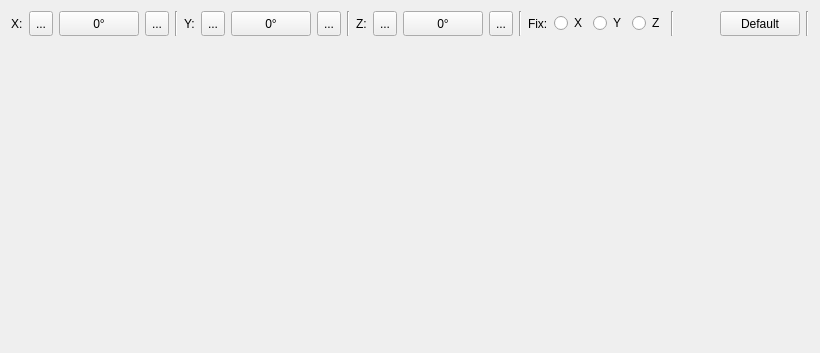
           <widget class="QWidget" name="tab3">
            <attribute name="title">
             <string>3D</string>
            </attribute>
            <layout class="QGridLayout" name="gridLayout_14">
             <item row="0" column="0">
              <layout class="QHBoxLayout" name="horizontalLayout_2">
               <property name="sizeConstraint">
                <enum>QLayout::SetMinimumSize</enum>
               </property>
               <item>
                <widget class="QLabel" name="label_18">
                 <property name="sizePolicy">
                  <sizepolicy hsizetype="Preferred" vsizetype="Minimum">
                   <horstretch>0</horstretch>
                   <verstretch>0</verstretch>
                  </sizepolicy>
                 </property>
                 <property name="minimumSize">
                  <size>
                   <width>0</width>
                   <height>25</height>
                  </size>
                 </property>
                 <property name="text">
                  <string>X:</string>
                 </property>
                </widget>
               </item>
               <item>
                <widget class="QToolButton" name="posAngleXm">
                 <property name="minimumSize">
                  <size>
                   <width>0</width>
                   <height>25</height>
                  </size>
                 </property>
                 <property name="text">
                  <string>...</string>
                 </property>
                 <property name="icon">
                  <iconset resource="../CNC-Qt.qrc">
                   <normaloff>:/images/undo.png</normaloff>:/images/undo.png</iconset>
                 </property>
                 <property name="autoRepeat">
                  <bool>true</bool>
                 </property>
                </widget>
               </item>
               <item>
                <widget class="QPushButton" name="posAngleX">
                 <property name="minimumSize">
                  <size>
                   <width>60</width>
                   <height>25</height>
                  </size>
                 </property>
                 <property name="autoFillBackground">
                  <bool>true</bool>
                 </property>
                 <property name="text">
                  <string>0°</string>
                 </property>
                 <property name="flat">
                  <bool>false</bool>
                 </property>
                </widget>
               </item>
               <item>
                <widget class="QToolButton" name="posAngleXp">
                 <property name="minimumSize">
                  <size>
                   <width>0</width>
                   <height>25</height>
                  </size>
                 </property>
                 <property name="text">
                  <string>...</string>
                 </property>
                 <property name="icon">
                  <iconset resource="../CNC-Qt.qrc">
                   <normaloff>:/images/redo.png</normaloff>:/images/redo.png</iconset>
                 </property>
                 <property name="autoRepeat">
                  <bool>true</bool>
                 </property>
                </widget>
               </item>
               <item>
                <widget class="Line" name="line">
                 <property name="orientation">
                  <enum>Qt::Vertical</enum>
                 </property>
                </widget>
               </item>
               <item>
                <widget class="QLabel" name="label_20">
                 <property name="sizePolicy">
                  <sizepolicy hsizetype="Preferred" vsizetype="Minimum">
                   <horstretch>0</horstretch>
                   <verstretch>0</verstretch>
                  </sizepolicy>
                 </property>
                 <property name="minimumSize">
                  <size>
                   <width>0</width>
                   <height>25</height>
                  </size>
                 </property>
                 <property name="text">
                  <string>Y:</string>
                 </property>
                </widget>
               </item>
               <item>
                <widget class="QToolButton" name="posAngleYm">
                 <property name="minimumSize">
                  <size>
                   <width>0</width>
                   <height>25</height>
                  </size>
                 </property>
                 <property name="text">
                  <string>...</string>
                 </property>
                 <property name="icon">
                  <iconset resource="../CNC-Qt.qrc">
                   <normaloff>:/images/undo.png</normaloff>:/images/undo.png</iconset>
                 </property>
                 <property name="autoRepeat">
                  <bool>true</bool>
                 </property>
                </widget>
               </item>
               <item>
                <widget class="QPushButton" name="posAngleY">
                 <property name="minimumSize">
                  <size>
                   <width>60</width>
                   <height>25</height>
                  </size>
                 </property>
                 <property name="font">
                  <font>
                   <kerning>true</kerning>
                  </font>
                 </property>
                 <property name="autoFillBackground">
                  <bool>true</bool>
                 </property>
                 <property name="text">
                  <string>0°</string>
                 </property>
                 <property name="flat">
                  <bool>false</bool>
                 </property>
                </widget>
               </item>
               <item>
                <widget class="QToolButton" name="posAngleYp">
                 <property name="minimumSize">
                  <size>
                   <width>0</width>
                   <height>25</height>
                  </size>
                 </property>
                 <property name="text">
                  <string>...</string>
                 </property>
                 <property name="icon">
                  <iconset resource="../CNC-Qt.qrc">
                   <normaloff>:/images/redo.png</normaloff>:/images/redo.png</iconset>
                 </property>
                 <property name="autoRepeat">
                  <bool>true</bool>
                 </property>
                </widget>
               </item>
               <item>
                <widget class="Line" name="line_2">
                 <property name="orientation">
                  <enum>Qt::Vertical</enum>
                 </property>
                </widget>
               </item>
               <item>
                <widget class="QLabel" name="label_22">
                 <property name="sizePolicy">
                  <sizepolicy hsizetype="Preferred" vsizetype="Minimum">
                   <horstretch>0</horstretch>
                   <verstretch>0</verstretch>
                  </sizepolicy>
                 </property>
                 <property name="minimumSize">
                  <size>
                   <width>0</width>
                   <height>25</height>
                  </size>
                 </property>
                 <property name="text">
                  <string>Z:</string>
                 </property>
                </widget>
               </item>
               <item>
                <widget class="QToolButton" name="posAngleZm">
                 <property name="minimumSize">
                  <size>
                   <width>0</width>
                   <height>25</height>
                  </size>
                 </property>
                 <property name="text">
                  <string>...</string>
                 </property>
                 <property name="icon">
                  <iconset resource="../CNC-Qt.qrc">
                   <normaloff>:/images/undo.png</normaloff>:/images/undo.png</iconset>
                 </property>
                 <property name="autoRepeat">
                  <bool>true</bool>
                 </property>
                </widget>
               </item>
               <item>
                <widget class="QPushButton" name="posAngleZ">
                 <property name="minimumSize">
                  <size>
                   <width>60</width>
                   <height>25</height>
                  </size>
                 </property>
                 <property name="autoFillBackground">
                  <bool>true</bool>
                 </property>
                 <property name="text">
                  <string>0°</string>
                 </property>
                 <property name="flat">
                  <bool>false</bool>
                 </property>
                </widget>
               </item>
               <item>
                <widget class="QToolButton" name="posAngleZp">
                 <property name="minimumSize">
                  <size>
                   <width>0</width>
                   <height>25</height>
                  </size>
                 </property>
                 <property name="text">
                  <string>...</string>
                 </property>
                 <property name="icon">
                  <iconset resource="../CNC-Qt.qrc">
                   <normaloff>:/images/redo.png</normaloff>:/images/redo.png</iconset>
                 </property>
                 <property name="autoRepeat">
                  <bool>true</bool>
                 </property>
                </widget>
               </item>
               <item>
                <widget class="Line" name="line_3">
                 <property name="orientation">
                  <enum>Qt::Vertical</enum>
                 </property>
                </widget>
               </item>
               <item>
                <widget class="QLabel" name="labelFix">
                 <property name="text">
                  <string>Fix:</string>
                 </property>
                </widget>
               </item>
               <item>
                <widget class="QRadioButton" name="radioFixX">
                 <property name="text">
                  <string>X</string>
                 </property>
                </widget>
               </item>
               <item>
                <widget class="QRadioButton" name="radioFixY">
                 <property name="text">
                  <string>Y</string>
                 </property>
                </widget>
               </item>
               <item>
                <widget class="QRadioButton" name="radioFixZ">
                 <property name="text">
                  <string>Z</string>
                 </property>
                </widget>
               </item>
               <item>
                <widget class="Line" name="line_6">
                 <property name="orientation">
                  <enum>Qt::Vertical</enum>
                 </property>
                </widget>
               </item>
               <item>
                <spacer name="horizontalSpacer_2">
                 <property name="orientation">
                  <enum>Qt::Horizontal</enum>
                 </property>
                 <property name="sizeHint" stdset="0">
                  <size>
                   <width>40</width>
                   <height>20</height>
                  </size>
                 </property>
                </spacer>
               </item>
               <item>
                <widget class="QPushButton" name="pushDefaultPreview">
                 <property name="minimumSize">
                  <size>
                   <width>75</width>
                   <height>25</height>
                  </size>
                 </property>
                 <property name="text">
                  <string>Default</string>
                 </property>
                </widget>
               </item>
               <item>
                <widget class="Line" name="line_5">
                 <property name="orientation">
                  <enum>Qt::Vertical</enum>
                 </property>
                </widget>
               </item>
              </layout>
             </item>
             <item row="1" column="0">
              <layout class="QGridLayout" name="OpenGL_preview">
               <property name="sizeConstraint">
                <enum>QLayout::SetMaximumSize</enum>
               </property>
               <item row="0" column="0">
                <widget class="QScrollArea" name="scrollArea">
                 <property name="minimumSize">
                  <size>
                   <width>400</width>
                   <height>300</height>
                  </size>
                 </property>
                 <property name="frameShape">
                  <enum>QFrame::NoFrame</enum>
                 </property>
                 <property name="verticalScrollBarPolicy">
                  <enum>Qt::ScrollBarAlwaysOff</enum>
                 </property>
                 <property name="horizontalScrollBarPolicy">
                  <enum>Qt::ScrollBarAlwaysOff</enum>
                 </property>
                 <property name="widgetResizable">
                  <bool>true</bool>
                 </property>
                 <widget class="QWidget" name="scrollAreaWidgetContents">
                  <property name="geometry">
                   <rect>
                    <x>0</x>
                    <y>0</y>
                    <width>400</width>
                    <height>300</height>
                   </rect>
                  </property>
                 </widget>
                </widget>
               </item>
              </layout>
             </item>
            </layout>
           </widget>
